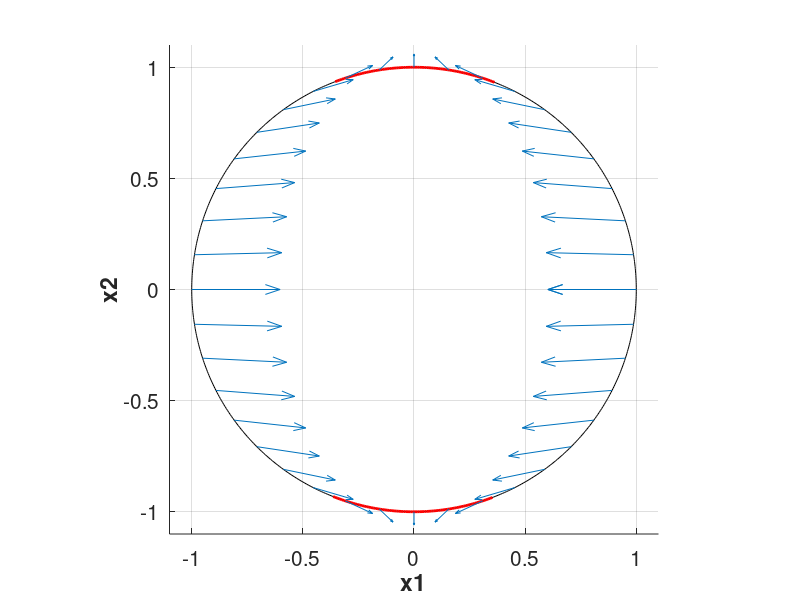

Recreate this plot in MATLAB. (Note: this script raises an error after producing the figure.)
x=[0:pi/300:2*pi];
%set(0,'defaultAxesFontSize', 40);
set(gca,'FontSize',15)
hold on
grid on
axis([-1.1 1.1 -1.1 1.1])

x1=[1.20:pi/300:1.94];
x2=[4.34:pi/300:5.08];
plot(cos(x),sin(x),'k')
plot(cos(x1),sin(x1),'r','LineWidth',2)
plot(cos(x2),sin(x2),'r','LineWidth',2)

y=[0:pi/20:2*pi];
y1=cos(y);
y2=sin(y);
q=quiver(y1,y2,-2*y1,0.3*y2,'MaxHeadSize',0.1);

xlabel('x1','FontWeight','bold')
ylabel('x2','FontWeight','bold')

pbaspect([1 1 1])

U=q.UData;
V=q.VData;
X=q.XData;
Y=q.YData;

figure
set(gca,'FontSize',15)
hold on
grid on
axis([-1.1 1.1 -1.1 1.1])
plot(cos(x),sin(x),'k')
plot(cos(x1),sin(x1),'r','LineWidth',2)
plot(cos(x2),sin(x2),'r','LineWidth',2)

X=[X 0 0];
Y=[Y 1 -1];
U=[U 0 0];
V=[V 0.3 -0.3];
for i = 1:length(Y)
        ah = annotation('arrow','Color','b',...
            'headStyle','cback1','HeadLength',5,'HeadWidth',5);
        set(ah,'parent',gca);
        set(ah,'position',[X(i) Y(i) 0.2*U(i) 0.2*V(i)]);
end

pbaspect([1 1 1])
xlabel('x1','FontWeight','bold')
ylabel('x2','FontWeight','bold')


figure
set(gca,'FontSize',15)
hold on
grid on
axis([-1.1 1.1 -1.1 1.1])
x1=[1.50:pi/300:1.64];
x2=[4.64:pi/300:4.78];

plot(cos(x),sin(x),'k')
plot(cos(x1),sin(x1),'r','LineWidth',2)
plot(cos(x2),sin(x2),'r','LineWidth',2)

q1=quiver(y1,y2,-2*y1,0.01*y2);

xlabel('x1','FontWeight','bold')
ylabel('x2','FontWeight','bold')
pbaspect([1 1 1])

U1=q1.UData;
V1=q1.VData;
X1=q1.XData;
Y1=q1.YData;

figure
set(gca,'FontSize',15)
hold on
grid on
axis([-1.1 1.1 -1.1 1.1])
plot(cos(x),sin(x),'k')
plot(cos(x1),sin(x1),'r','LineWidth',2)
plot(cos(x2),sin(x2),'r','LineWidth',2)
X1=[X1 0 0];
Y1=[Y1 1 -1];
U1=[U1 0 0];
V1=[V1 0.01 -0.01];

for i = 1:length(Y1)
        ah = annotation('arrow','Color','b',...
            'headStyle','cback1','HeadLength',5,'HeadWidth',5);
        set(ah,'parent',gca);
        set(ah,'position',[X1(i) Y1(i) 0.2*U1(i) 0.2*V1(i)]);
end


xlabel('x1','FontWeight','bold')
ylabel('x2','FontWeight','bold')
pbaspect([1 1 1])
%hTitle = title('Title of the plot');
%set(hTitle,'FontSize',30)